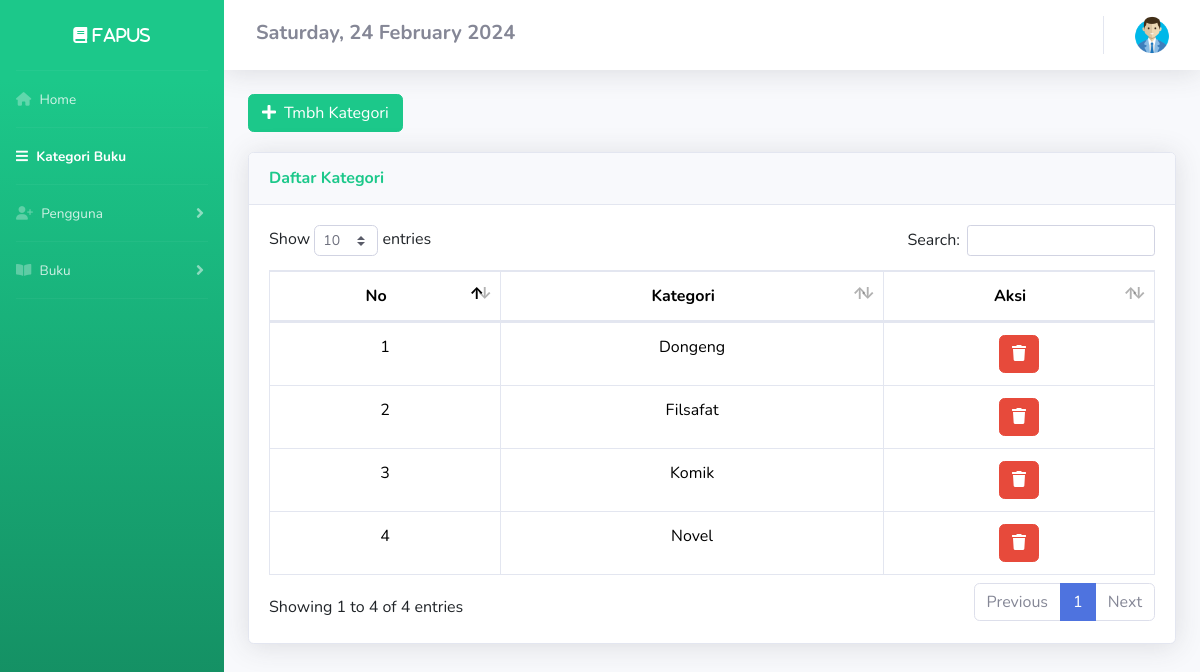
/DashboardAdmin/kategori.php (signed in), run on an earlier commit of the app's database.
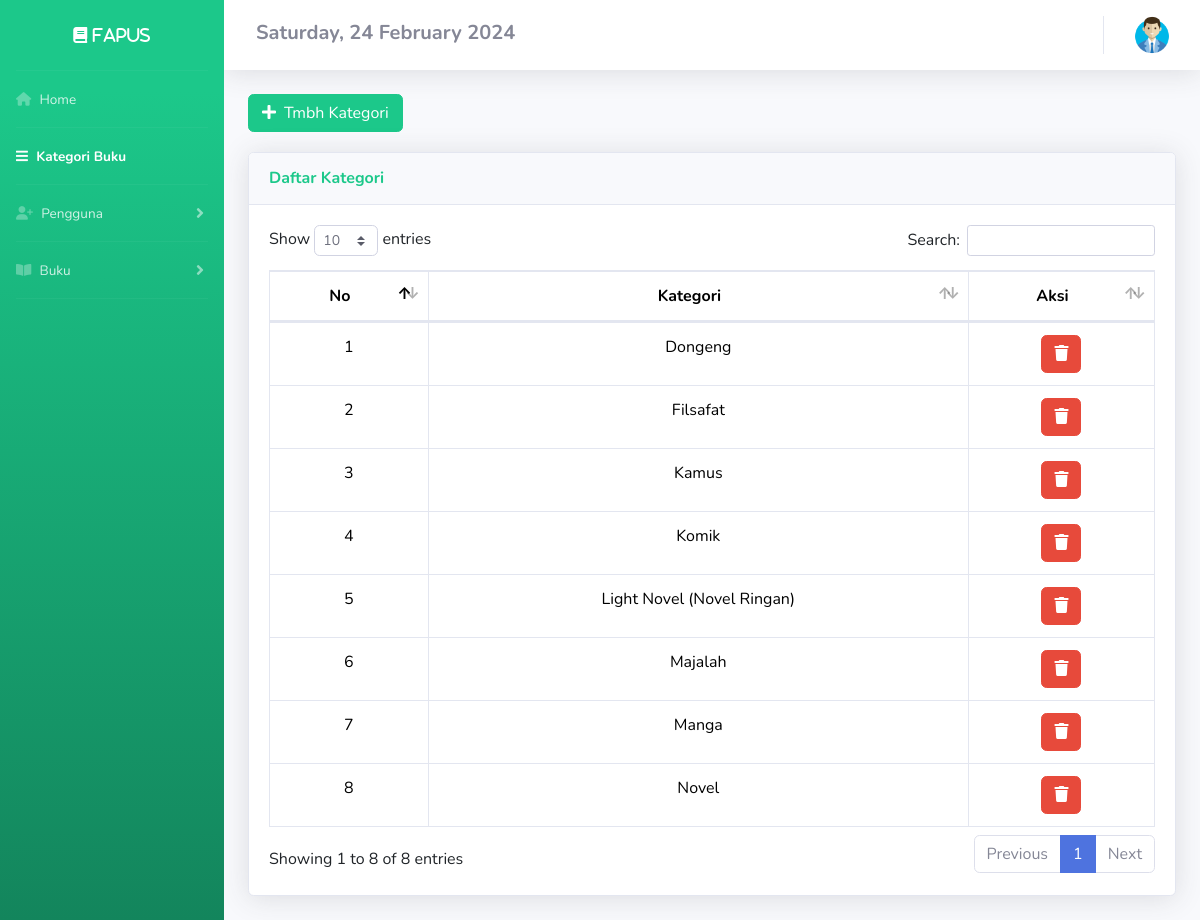
And on a later commit of the database.
### tables this page shows
CREATE TABLE `kategori_buku` (
  `kategori` varchar(255) NOT NULL
);

### config/config.php (called while the page is built, shortened)
<?php
$host = "127.0.0.1";
$username = "root";
$password = "";
$database_name = "ukk_fatih";
$connection = mysqli_connect($host, $username, $password, $database_name);
function queryReadData($dataKategori)
{
  global $connection;
  $result = mysqli_query($connection, $dataKategori);
  $items = [];
  while ($item = mysqli_fetch_assoc($result)) {
    $items[] = $item;
  }
  return $items;
}

### DashboardAdmin/kategori.php (the view, shortened to what this page needs)
<?php
require "../config/config.php";
$member = queryReadData("SELECT * FROM kategori_buku");
?>
<!DOCTYPE html>
<html lang="en">
<head>
  <link href="https://cdn.jsdelivr.net/npm/bootstrap@5.3.2/dist/css/bootstrap.min.css" rel="stylesheet">
  <link href="../assets2/vendor/fontawesome-free/css/all.min.css" rel="stylesheet" type="text/css">
  <link href="../assets2/css/sb-admin-2.min.css" rel="stylesheet">
  <link href="../assets2/vendor/datatables/dataTables.bootstrap4.min.css" rel="stylesheet">
</head>
<body id="page-top">
  <div id="wrapper">
    <ul class="navbar-nav bg-gradient-success sidebar sidebar-dark accordion" id="accordionSidebar">
      <div class="sticky-top">
        <a class="sidebar-brand d-flex align-items-center justify-content-center" href="kategori.php">
          <div class="sidebar-brand-text fas fa-book"> Fapus</div>
        </a>
        <hr class="sidebar-divider my-0">
        <li class="nav-item">
          <a class="nav-link" href="index.php">
            <i class="fa-solid fa-house"></i>
            <span>Home</span></a>
        </li>
        <hr class="sidebar-divider my-0">
        <li class="nav-item active">
          <a class="nav-link" href="#.php">
            <i class="fas fa-bars"></i>
            <span>Kategori Buku</span></a>
        </li>
        <hr class="sidebar-divider my-0">
        <li class="nav-item">
          <a class="nav-link collapsed" href="#" data-toggle="collapse" data-target="#collapseTwo" aria-expanded="true" aria-controls="collapseTwo">
            <i class="fa-solid fa-user-plus"></i>
            <span>Pengguna</span>
          </a>
        </li>
        <hr class="sidebar-divider my-0">
        <li class="nav-item">
          <a class="nav-link collapsed" href="#" data-toggle="collapse" data-target="#collapseUtilities" aria-expanded="true" aria-controls="collapseUtilities">
            <i class="fas fa-book-open"></i>
            <span>Buku</span>
          </a>
        </li>
        <hr class="sidebar-divider my-0">
    </ul>
    <?php
    $day = date('l');
    $dayOfMonth = date('d');
    $month = date('F');
    $year = date('Y');
    ?>
    <div id="content-wrapper" class="d-flex flex-column">
      <div id="content">
        <nav class="navbar navbar-expand navbar-light bg-white topbar mb-4 static-top shadow">
          <h5 class="mt-1 mx-3 fw-bold"><span class="fs-5 text-secondary"> <?php echo $day . ", " . $dayOfMonth . " " . " " . $month . " " . $year; ?> </span></h5>
          <ul class="navbar-nav ml-auto">
            <li class="nav-item dropdown no-arrow">
              <a class="nav-link dropdown-toggle" href="#" id="userDropdown" role="button" data-toggle="dropdown" aria-haspopup="true" aria-expanded="false">
                <img src="../assets/user.png" alt="memberLogo" width="40px">
              </a>
            </li>
          </ul>
        </nav>
        <div class="container-fluid">
          <button style="margin-bottom:20px" data-toggle="modal" data-target="#myModal" class="btn btn-success col-md-2"><span class="glyphicon glyphicon-plus"></span><i class="fas fa-plus mr-2"></i>Tmbh Kategori</button>
          <div class="card shadow mb-4">
            <div class="card-header py-3">
              <h6 class="m-0 font-weight-bold text-success">Daftar Kategori</h6>
            </div>
            <div class="card-body">
              <div class="table-responsive">
                <table class="table table-bordered" id="dataTable" width="100%" cellspacing="0">
                  <thead>
                    <tr align="center">
                      <th>No</th>
                      <th>Kategori</th>
                      <th>Aksi</th>
                    </tr>
                  </thead>
                  <tbody>
                    <?php
                    $no = 1;
                    foreach ($member as $item) :
                    ?>
                      <tr>
                        <td align="center"><?php echo $no++ ?></td>
                        <td align="center"><?php echo $item['kategori'] ?></td>
                        <td align="center">
                          <a href="deleteKategori.php?kategori=<?= $item['kategori']; ?>" class="btn btn-danger" onclick="return confirm('Apakah <?= $item['kategori']; ?> ingin anda hapus? Jika anda hapus maka data buku dengan kategori ini juga akan terhapus!');"><i class="fas fa-trash"></i></a>
                        </td>
                      </tr>
                    <?php endforeach; ?>
                  </tbody>
                </table>
              </div>
            </div>
          </div>
        </div>
      </div>
</body>
</html>

What changed in the data, as far as the page shows it:
added kategori_buku: kategori "Kamus"
added kategori_buku: kategori "Light Novel (Novel Ringan)"
added kategori_buku: kategori "Majalah"
added kategori_buku: kategori "Manga"
Also different on the page:
text written by a page script: "Show entries Search: Showing 1 to 4 of 4 entries Previous 1 Next" → "Show entries Search: Showing 1 to 8 of 8 entries Previous 1 Next"
